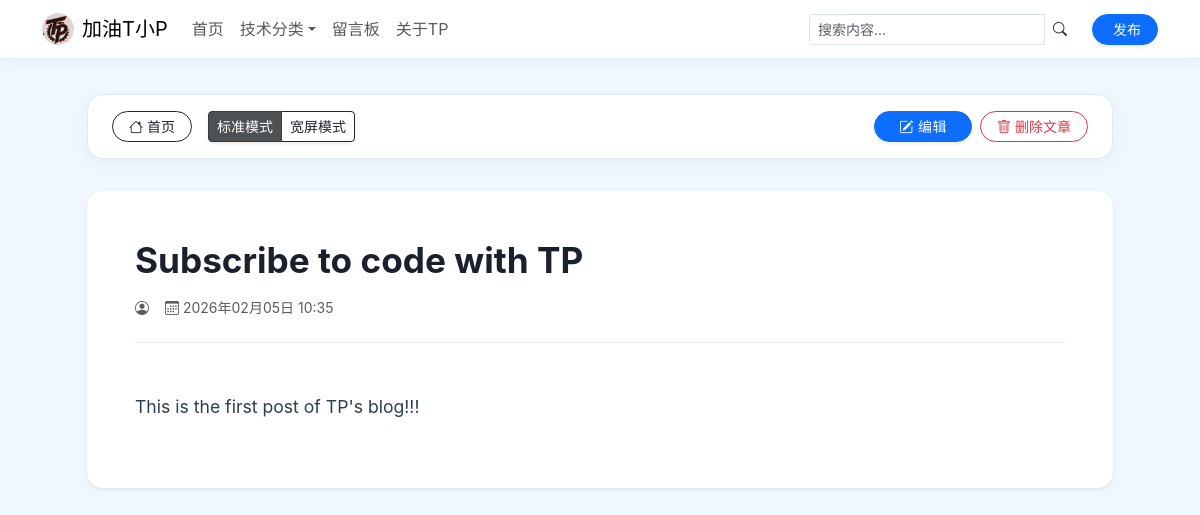
/post/1, run on the app's committed database.
### blog/models.py (models this page shows, shortened)
class Post(models.Model):
    title = models.CharField(max_length=200, verbose_name="文章标题")
    content = models.TextField(verbose_name="正文")
    created_at = models.DateTimeField(
        auto_now_add=True, verbose_name="创建时间（全球标准时间）"
    )
    category = models.ForeignKey(
        Category,
        on_delete=models.SET_NULL,
        null=True,
        blank=True,
        verbose_name="文章分类",
    )
    @property
    def beijing_created_at(self):
        return timezone.localtime(self.created_at)

### blog/views.py (the view)
# urls.py: path("post/<int:pk>", views.post_detail, name="post-detail"),
def post_detail(request, pk):
    post = get_object_or_404(Post, pk=pk)
    return render(request, "blog/post_detail.html", {"post": post})

### blog/templatetags/markdown_extras.py (called while the page is built)
@register.filter(name="markdown")  # 改为 "markdown"，这样 HTML 里才能用 |markdown
def markdown_to_html(markdown_text):
    if not markdown_text:
        return ""
    html_content = markdown.markdown(
        markdown_text, extensions=["extra", "codehilite", "fenced_code"]
    )
    return mark_safe(html_content)

### blog/templates/blog/post_detail.html (shortened to what this page needs)
{% extends 'blog/base.html' %} {% load markdown_extras %}  {% block content %}
  <div class="row justify-content-center mt-4">
    <div id="main-column" class="view-mode-standard">
      <div class="function-toolbar d-flex justify-content-between align-items-center">
        <div class="d-flex gap-2">
          <a href="{% url 'home' %}" class="btn btn-sm btn-outline-dark rounded-pill px-3"><i class="bi bi-house"></i> 首页</a>
          <div class="btn-group shadow-sm ms-2" role="group">
            <button id="btn-standard" class="btn btn-sm btn-dark active">标准模式</button>
            <button id="btn-wide" class="btn btn-sm btn-outline-dark">宽屏模式</button>
          </div>
        </div>
        <div class="d-flex gap-2">
          <a href="{% url 'post-update' post.pk %}?next={{ request.get_full_path }}" class="btn btn-sm btn-primary btn-manage rounded-pill px-4 shadow-sm"><i class="bi bi-pencil-square"></i> 编辑</a>
          <a href="{% url 'post-delete' post.pk %}?next={{ request.get_full_path }}" class="btn btn-sm btn-outline-danger rounded-pill px-3"><i class="bi bi-trash"></i> 删除文章</a>
        </div>
      </div>
      <div class="card shadow-sm border-0 rounded-4 overflow-hidden">
        <div class="card-body p-4 p-md-5">
          <header class="mb-4">
            <h1 class="fw-bold mb-3" style="color: #1a202c; font-size: 2.2rem;">{{ post.title }}</h1>
            <div class="d-flex align-items-center text-muted small">
              <span class="me-3"><i class="bi bi-person-circle"></i> {{ post.author }}</span>
              <span><i class="bi bi-calendar3"></i> {{ post.beijing_created_at|date:'Y年m月d日 H:i' }}</span>
            </div>
          </header>
          <hr class="mb-5" style="opacity: 0.08;" />
          <div id="readable-content" class="post-content">{{ post.content|markdown }}</div>
        </div>
      </div>
    </div>
  </div>
{% endblock %}

### blog/templates/blog/base.html (style rules this page uses)
:root { --primary-blue: #2d6bc8; --hover-blue: #1f5099; --bg-light-blue: #f0f7ff; --border-color: #e1e9f4; }
body { background-color: var(--bg-light-blue); min-height: 100vh; font-family: -apple-system, BlinkMacSystemFont, 'Segoe UI', Roboto, sans-serif; margin: 0; padding-top: 70px; }

### blog/templates/blog/post_detail.html (style rules this page uses)
#main-column { transition: all 0.5s cubic-bezier(0.165, 0.84, 0.44, 1); margin: 0 auto; width: 100%; }
.view-mode-standard { max-width: 1050px !important; }
.function-toolbar { background: #ffffff; padding: 16px 24px; border-radius: 16px; border: 1px solid #e1e9f4; box-shadow: 0 4px 15px rgba(0, 0, 0, 0.05); margin-bottom: 2rem; }
.post-content { font-size: 1.1rem; line-height: 1.85; color: #2c3e50; }
.btn-manage { font-weight: 500; letter-spacing: 0.5px; }

### data on the page
Post: title "Subscribe to code with TP", beijing_created_at "2026年02月05日 10:35", content "This is the first post of TP's blog!!!"
